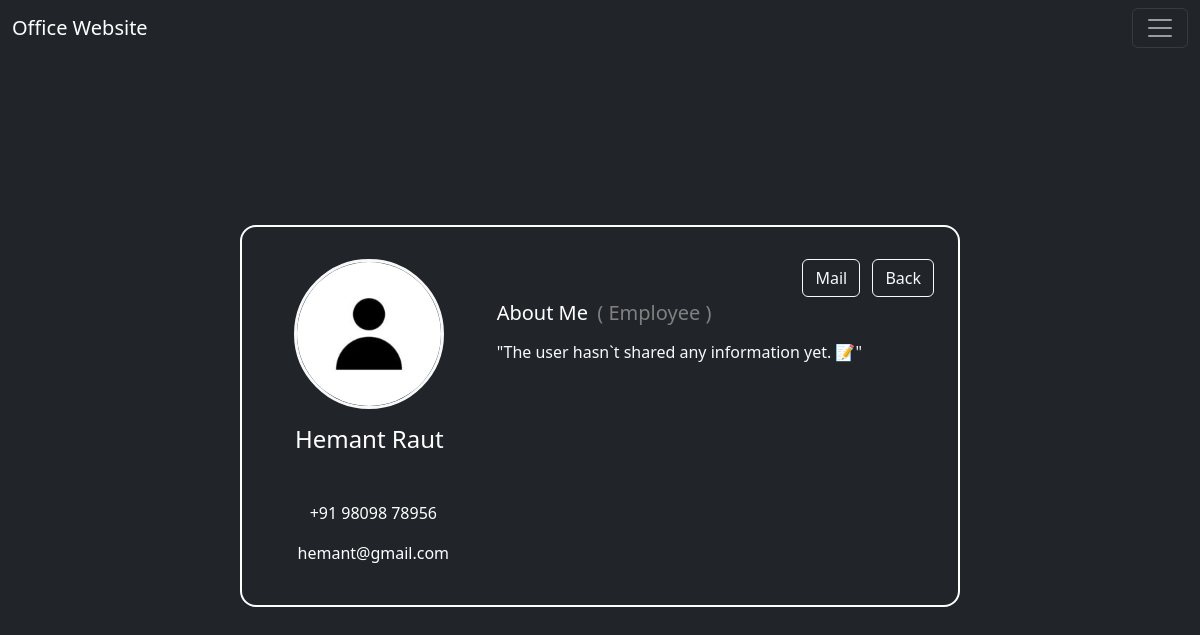
Page /profile/5/ashish/1/ on the earlier database version.
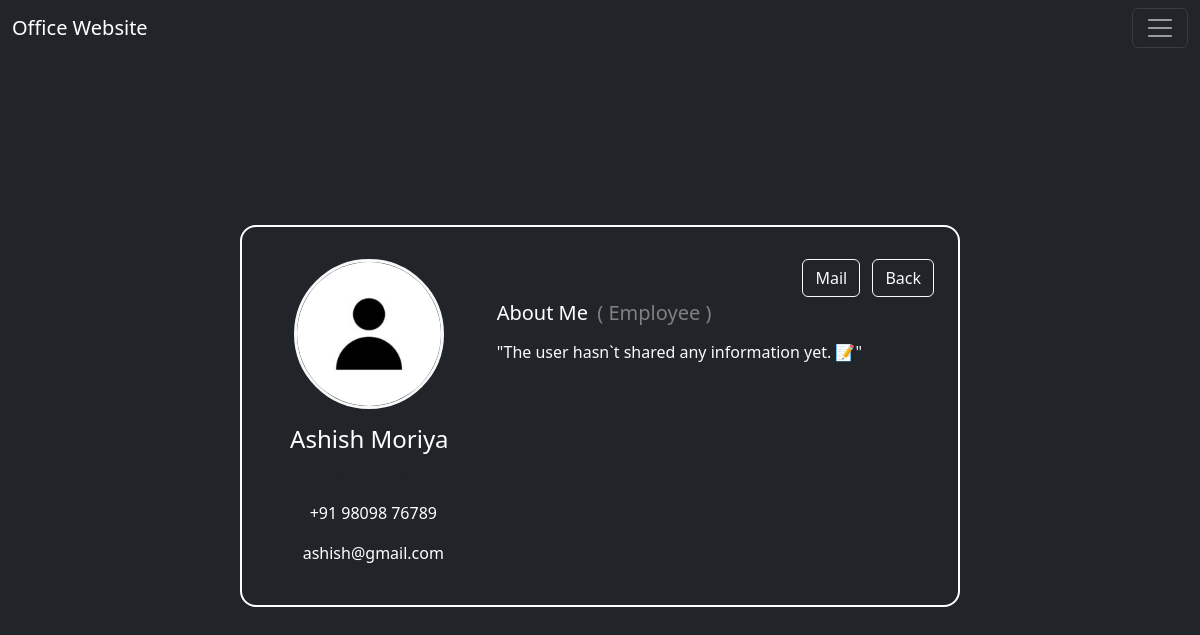
Same page on the later database version.
### home/models.py (models this page shows, shortened)
class Profile(models.Model):
    category = [
        ('Owner', 'Owner'),
        ('Manager', 'Manager'),
        ('Employee', 'Employee'),
        ('Internship', 'Internship')
    ]
    name = models.ForeignKey(User, on_delete=models.CASCADE)
    user_image = models.ImageField(upload_to='profile/', default='default_user/def_user.jpg')
    desc = models.TextField(max_length=5000, null=True, blank=True)
    contact_no = models.CharField(max_length=10)
    user_category = models.CharField(choices=category, default='Employee', max_length=50)

### home/views.py (the view)
# urls.py: path('profile/<int:id>/<str:names>/<int:check>/', views.profilePageFunction ,name='profile'),
def profilePageFunction(request, id = None, names = None, check = 0):
    obj = Profile.objects.get(name = id)
    no1 = obj.contact_no[:5]
    no2 = obj.contact_no[5:]
    if obj.desc:
        desc = obj.desc
    else:
        desc = ' "The user hasn`t shared any information yet. 📝" '
    context = {'obj' : obj, 'no1' : no1, 'no2' : no2, 'desc' : desc, 'check' : check}
    return render(request, 'profile.html', context)

### templates/profile.html (shortened to what this page needs)
{% extends 'base.html' %}
{% block body %}
<div class="container d-flex justify-content-center align-items-center mt-5" style="height: 90vh;">
    <div class="row justify-content-center w-100">
        <div class="col-md-8 col-sm-10">
            <div class="card bg-dark text-white p-4 rounded-4 mt-3" style="border: 2px solid white;">
                <div class="row">
                    <div class="col-md-4 text-center mt-2">
                        <img src="/media/{{ obj.user_image }}" alt="Profile Image" class="img-fluid rounded-circle border border-3 border-light" style="width: 150px; height: 150px;">
                        <h4 class="mt-3">{{ obj.name.first_name }} {{ obj.name.last_name }}</h4>
                        <p class="text-muted">@johndoe</p>
                        <p>+91 {{ no1 }} {{ no2 }}</p>
                        <p>{{ obj.name.email }}</p>
                    </div>
                    <div class="col-md-8">
                        <div class="text-end">
                            {% if check == 1 and obj.name.username != user.username %}
                                <a class="btn btn-outline-light mb-1 mt-2 ms-2" href="{% url 'profileEmail' obj.name.username %}">Mail</a>
                                <a class="btn btn-outline-light mb-1 mt-2 ms-2" href="{% url 'table' %}">Back</a>
                            {% else %}
                                <a href="{% url 'edit' %}" class="btn btn-outline-light mb-1 mt-2">Edit Profile</a>
                            {% endif %}
                        </div>
                        <div>
                            <h5 class="mb-3">About Me
                                {% if check == 1 %}
                                   <span class="text-color-gary ms-1">( {{ obj.user_category }} )</span>
                                {% endif %}
                            </h5>
                            <p class="text-light">
                                {{ desc|truncatechars:660 }}
                            </p>
                        </div>
                    </div>
                </div>
            </div>
        </div>
    </div>
</div>
{% endblock %}

Differences in the rows shown:
no longer on this page (row edited): Profile: user_image (picture), name.first_name "Hemant", name.last_name "Raut", name.email "hemant@gmail.com", user_category "Employee"
now on this page (row edited): Profile: user_image (picture), name.first_name "Ashish", name.last_name "Moriya", name.email "ashish@gmail.com", user_category "Employee"
Other differences:
{{ no2 }}: "78956" → "76789"
